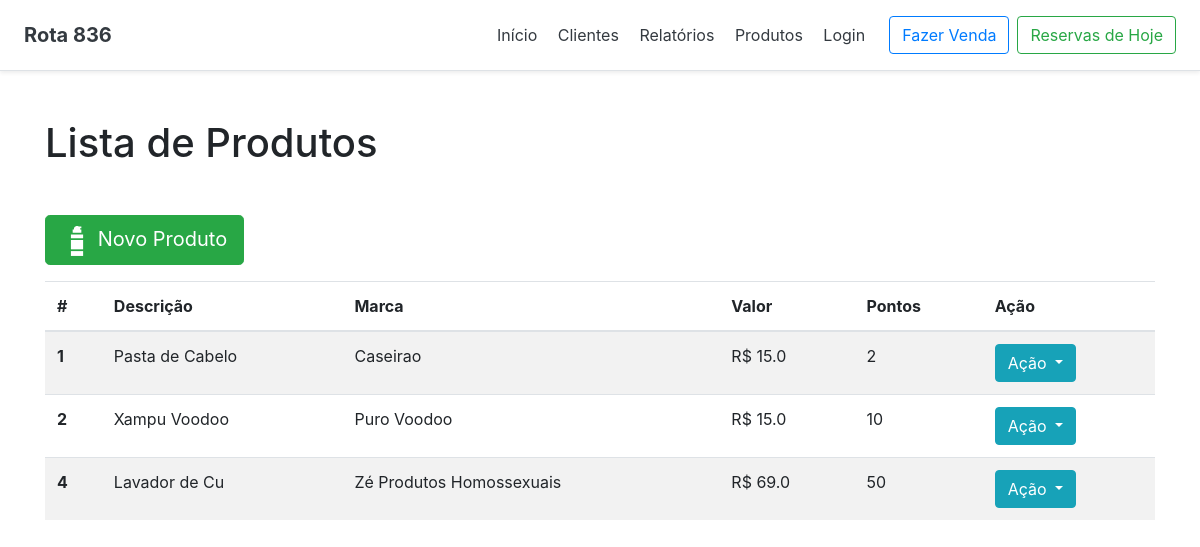
/salao/produto/listar/, run on the app's committed database.
### salao/models.py (models this page shows, shortened)
class Produto(models.Model):
    desc_produto = models.CharField(max_length=200, null=False)
    pontos_produto = models.IntegerField(null=False)
    valor_produto = models.FloatField(max_length=12, null=False)
    marca_produto = models.CharField(max_length=100, null=False)
    @property
    def toJSON(self):
        return json.dumps(self, default=lambda x: x.__dict__)

### salao/views.py (the view)
# urls.py: path('produto/listar/', views.ListarProdutos.as_view(), name='listar_produtos'),
class ListarProdutos(ListView):
    template_name = 'salao/produto/listar.html'
    model = Produto
    context_object_name = 'produtos'
    paginate_by=10

### salao/templates/salao/produto/listar.html (shortened to what this page needs)
{% extends '../base.html' %}
{% load staticfiles %}
{% block h1_pagina %}
    Lista de Produtos
{% endblock h1_pagina %}
{% block content %}
    <a href="{% url 'salao:incluir_produto' %}"><button class="btn btn-success btn-lg mb-3"><img src="{% static 'img/produto.svg' %}" width="30px" height="30px"> Novo Produto</button></a>
        <table class="table table-striped">
            <thead>
                <tr>
                  <th scope="col">#</th>
                  <th scope="col">Descrição</th>
                  <th scope="col">Marca</th>
                  <th scope="col">Valor</th>
                  <th scope="col">Pontos</th>
                  <th scope="col">Ação</th>
                </tr>
            </thead>
            <tbody>
                {% for produto in object_list %}
                <tr id="{{ produto.id }}">
                  <th scope="row" name="id_produto">{{ produto.id }}</th>
                  <td name="desc_produto">{{ produto.desc_produto }}</td>
                  <td>{{ produto.marca_produto }}</td>
                  <td>R$ {{ produto.valor_produto }}</td>
                  <td>{{ produto.pontos_produto }}</td>
                  <td><div class="btn-group">
                              <button type="button" class="btn btn-info dropdown-toggle" data-toggle="dropdown" aria-haspopup="true" aria-expanded="false">
                                Ação
                              </button>
                        </div>
                  </td>
                </tr>
                {% endfor %}
            </tbody>
            </table>
{% endblock content %}

### data on the page
Produto: id "1", desc_produto "Pasta de Cabelo", marca_produto "Caseirao", valor_produto "15.0", pontos_produto "2"
Produto: id "2", desc_produto "Xampu Voodoo", marca_produto "Puro Voodoo", valor_produto "15.0", pontos_produto "10"
Produto: id "4", desc_produto "Lavador de Cu", marca_produto "Zé Produtos Homossexuais", valor_produto "69.0", pontos_produto "50"
